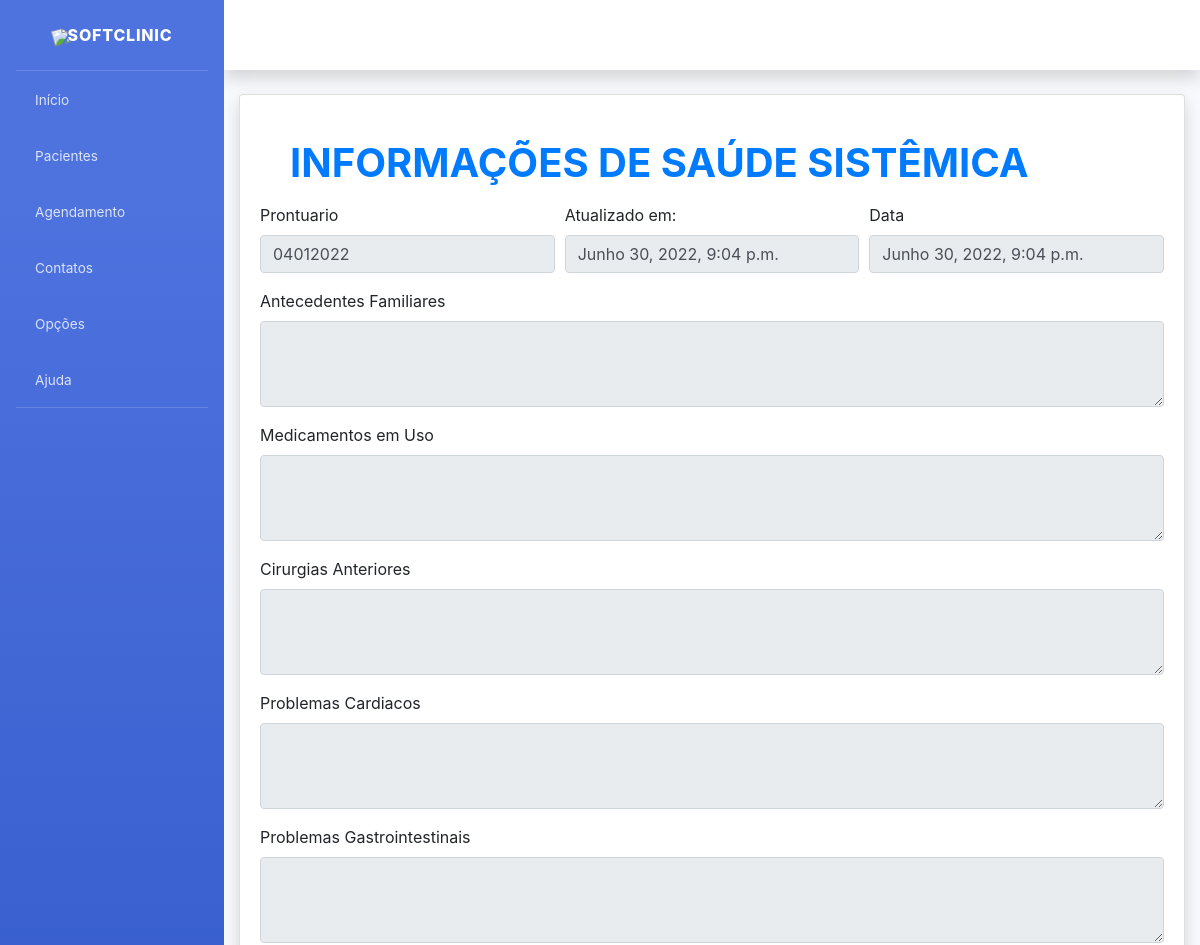
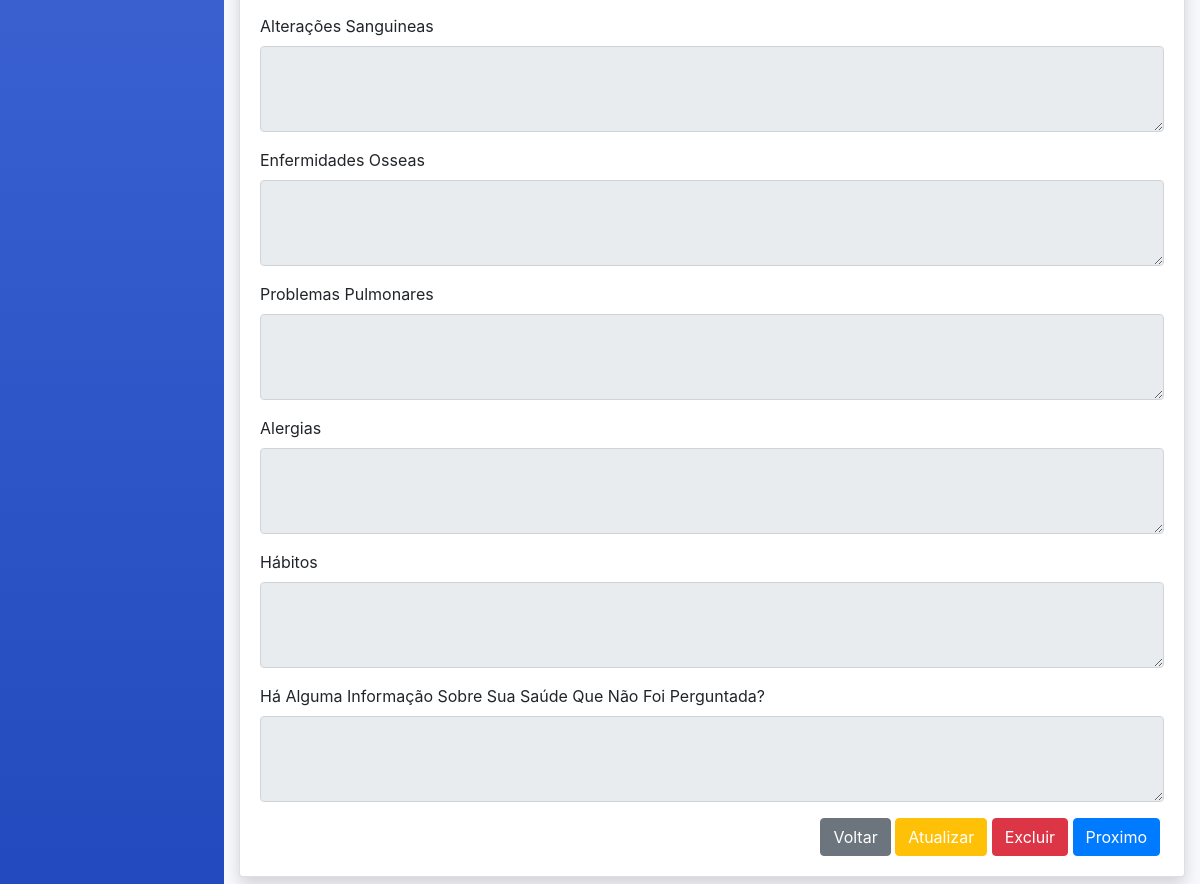
/inf-sau-sis-detalhes/3/, run on the app's committed database (2 pictures, top to bottom).
### prontuario/models.py (models this page shows, shortened)
class InfSaudeSistemica(models.Model):
    created_at = models.DateTimeField(auto_now_add=True)
    updated_at = models.DateTimeField(auto_now=True)
    prontuario = models.ForeignKey(Prontuario, on_delete=models.CASCADE)
    antecedentes_familiares = models.TextField(verbose_name="Antecedentes Familiares", blank=True)
    medicamentos_em_uso = models.TextField(verbose_name="Medicamentos Em uso", blank=True)
    cirurgias_anteriores = models.TextField(verbose_name="Cirurgias Anteriores", blank=True)
    problemas_cardiacos = models.TextField(verbose_name="Problemas Cardiacos", blank=True)
    problemas_gastrointestinais = models.TextField(verbose_name="Problemas Gastrointestinais", blank=True)
    alteracoes_sanguineas = models.TextField(verbose_name="Alterações Sanguineas", blank=True)
    enfermidades_osseas = models.TextField(verbose_name="Enfermidades Ósseas", blank=True)
    problemas_pulmonares = models.TextField(verbose_name="Problemas Pulmonares", blank=True)
    alergias = models.TextField("alergias", blank=True)
    habitos = models.TextField(verbose_name="Hábitos", blank=True)
    observacao = models.TextField(verbose_name="Há Alguma Informação Sobre Sua Saúde Que Não Foi Perguntada?", blank=True)

class Prontuario(models.Model):
    paciente = models.OneToOneField(Paciente, on_delete=models.CASCADE)
    num_prontuario = models.CharField("NumProntuario", max_length=200)
    def __str__(self):
        return self.num_prontuario

### prontuario/views.py (the view)
# urls.py: path("inf-sau-sis-detalhes/<int:pk>/", inf_saude_sistemica_detalhes, name="inf_sau_sis_detalhes"),
def inf_saude_sistemica_detalhes(request, pk=None):
    object = InfSaudeSistemica.objects.get(pk=pk)
    context = {
        'object': object,
    }
    return render(request, 'prontuario/inf_saude_sistemica.html', context)

### prontuario/templates/prontuario/inf_saude_sistemica.html (shortened to what this page needs)
{% extends "pacientes/base.html" %}
{% load static %}
{% load crispy_forms_tags %}
{% block content %}
<div class="container">
    <div class="card shadow mb-4">
        <div class="card-body"><br>
            <h1 class="mb-3 text-primary">
                <b>INFORMAÇÕES DE SAÚDE SISTÊMICA</b>
            </h1>
            <form>
                <div class="form-row">
                    <div class="form-group col-md-4">
                        <label>Prontuario</label>
                        <input type="text" class="form-control" value="{{ object.prontuario }}" disabled>
                    </div>
                    <div class="form-group col-md-4">
                        <label>Atualizado em:</label>
                        <input type="text" class="form-control" value="{{ object.updated_at}}" name="updated_at" disabled>
                    </div>
                    <div class="form-group col-md-4">
                        <label>Data</label>
                        <input type="text" class="form-control" value="{{ object.created_at}}" name="created_at" disabled>
                    </div>
                </div>
                <div class="form-row">
                    <div class="form-group col-md-12">
                        <label>Antecedentes Familiares</label>
                        <textarea type="textarea" cols="40" rows="3" class="textarea form-control" value="{{ object.antecedentes_familiares }}" disabled>{{ object.antecedentes_familiares }}</textarea>
                    </div>
                </div>
                <div class="form-row">
                    <div class="form-group col-md-12">
                        <label>Medicamentos em Uso</label>
                        <textarea type="textarea" cols="40" rows="3" class="textarea form-control" value="{{ object.medicamentos_em_uso }}" disabled>{{ object.medicamentos_em_uso }}</textarea>
                    </div>
                </div>
                <div class="form-row">
                    <div class="form-group col-md-12">
                        <label>Cirurgias Anteriores</label>
                        <textarea type="textarea" cols="40" rows="3" class="textarea form-control" value="{{ object.cirurgias_anteriores }}" disabled>{{ object.cirurgias_anteriores }}</textarea>
                    </div>
                </div>
                <div class="form-row">
                   <div class="form-group col-md-12">
                        <label>Problemas Cardiacos</label>
                        <textarea type="textarea" cols="40" rows="3" class="textarea form-control" value="{{ object.problemas_cardiacos }}" disabled>{{ object.problemas_cardiacos }}</textarea>
                    </div>
                </div>
                <div class="form-row">
                   <div class="form-group col-md-12">
                        <label>Problemas Gastrointestinais</label>
                        <textarea type="textarea" cols="40" rows="3" class="textarea form-control" value="{{ object.problemas_gastrointestinais }}" disabled>{{ object.problemas_gastrointestinais }}</textarea>
                    </div>
                </div>
                <div class="form-row">
                   <div class="form-group col-md-12">
                        <label>Alterações Sanguineas</label>
                        <textarea type="textarea" cols="40" rows="3" class="textarea form-control" value="{{ object.alteracoes_sanguineas }}" disabled>{{ object.alteracoes_sanguineas }}</textarea>
                    </div>
                </div>
                <div class="form-row">
                   <div class="form-group col-md-12">
                        <label>Enfermidades Osseas</label>
                        <textarea type="textarea" cols="40" rows="3" class="textarea form-control" value="{{ object.enfermidades_osseas }}" disabled>{{ object.enfermidades_osseas }}</textarea>
                    </div>
                </div>
                <div class="form-row">
                   <div class="form-group col-md-12">
                        <label>Problemas Pulmonares</label>
                        <textarea type="textarea" cols="40" rows="3" class="textarea form-control" value="{{ object.problemas_pulmonares }}" disabled>{{ object.problemas_pulmonares }}</textarea>
                    </div>
                </div>
                <div class="form-row">
                   <div class="form-group col-md-12">
                        <label>Alergias</label>
                        <textarea type="textarea" cols="40" rows="3" class="textarea form-control" value="{{ object.alergias }}" disabled>{{ object.alergias }}</textarea>
                    </div>
                </div>
                <div class="form-row">
                   <div class="form-group col-md-12">
                        <label>Hábitos</label>
                        <textarea type="textarea" cols="40" rows="3" class="textarea form-control" value="{{ object.habitos }}" disabled>{{ object.habitos }}</textarea>
                    </div>
                </div>
                <div class="form-row">
                   <div class="form-group col-md-12">
                        <label>Há Alguma Informação Sobre Sua Saúde Que Não Foi Perguntada?</label>
                        <textarea type="textarea" cols="40" rows="3" class="textarea form-control" value="{{ object.observacao }}" disabled>{{ object.observacao }}</textarea>
                    </div>
                </div>
            </form>
            <div class="mr-1 text-right">
                <a href="{% url 'anamnese_detalhes' object.pk %}" class="btn btn-secondary text-white" type="button">
                    <span class="text">Voltar</span>
                </a>
                <a href="{% url 'inf_sau_sis_edit' object.pk %}" class="btn btn-warning text-white" type="button">
                    <span class="text">Atualizar</span>
                </a>
                <a href="{% url 'paciente_delete' object.pk %}" class="btn btn-danger text-white" type="button">
                    <span class="text">Excluir</span>
                </a>
                <a href="{% url 'exa_fis_detalhes' object.pk %}" class="btn btn-primary text-white" type="button">
                    <span class="text">Proximo</span>
                </a>
            </div>
        </div>
    </div>
</div>
</div>
{% endblock content %}

### static/css/styles.css (style rules this page uses)
h1 { color: navy; margin-left: 30px; }

### data on the page
InfSaudeSistemica: prontuario "04012022", updated_at "Junho 30, 2022, 9:04 p.m.", created_at "Junho 30, 2022, 9:04 p.m."
